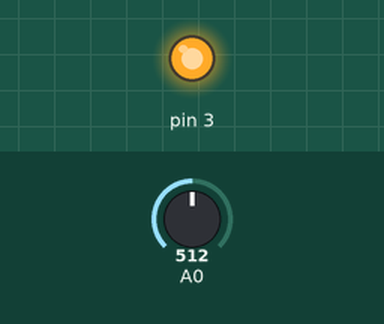
A sketch run on a simulated Arduino Uno, built with avr-gcc and run on an emulated ATmega328P. On the bench: output pins drawn as LEDs (lit = HIGH). The test bench sets the inputs (shaded band); at power-on: A0 = 512. What the sketch prints to the serial monitor is not drawn.

Above: at 1.2 s.
1.3 s: A0 set to 992
4.3 s: A0 set to 1013
Timing chart, 0 to 7.3 s (numbered marks = the images above; inputs shaded):
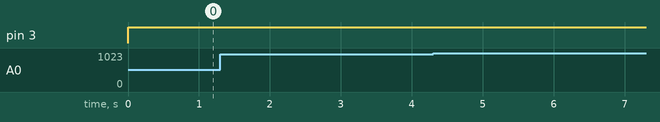

Measured:
- after the input at 1.3 s, every drawn part: stays the same
- after the input at 4.3 s, every drawn part: stays the same

The sketch:

uygulama2.ino
```cpp
void setup() {
 pinMode(A0,INPUT);
 pinMode(3,OUTPUT);
 Serial.begin(9600);

}

void loop() {
int LDR=analogRead(A0);

Serial.print("A0(Giriş)=");
Serial.println(LDR);
if(LDR<350){
  digitalWrite(3,1);
  digitalWrite(4,0);
  digitalWrite(5,0);
}
else if(LDR<450){
  digitalWrite(3,1);
  digitalWrite(4,1);
  digitalWrite(5,0);
}
else{
  digitalWrite(3,1);
  digitalWrite(4,1);
  digitalWrite(5,1);
}


}
```
